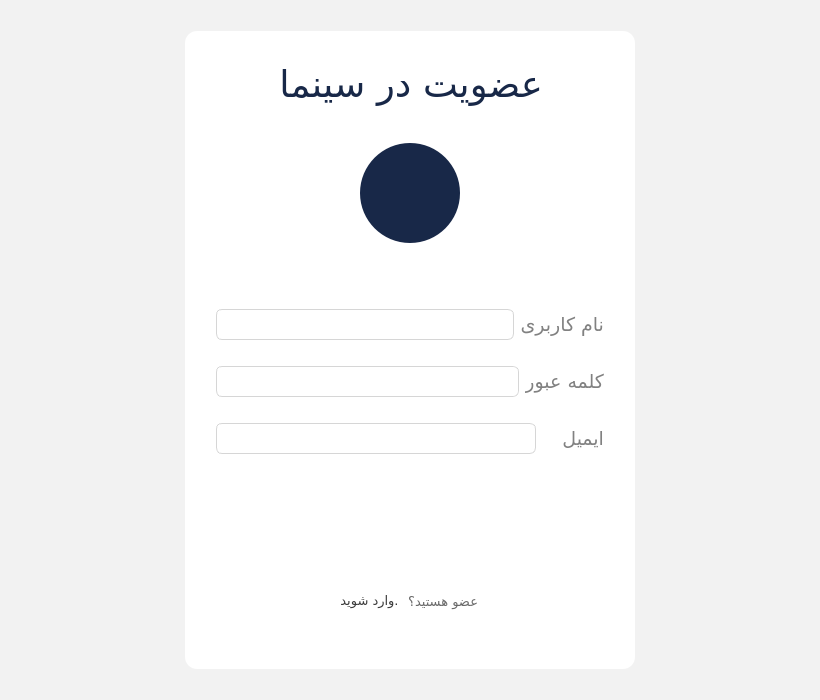
<?xml version="1.0" encoding="UTF-8"?>
<ui version="4.0">
 <class>MainWindow</class>
 <widget class="QMainWindow" name="MainWindow">
  <property name="geometry">
   <rect>
    <x>0</x>
    <y>0</y>
    <width>820</width>
    <height>700</height>
   </rect>
  </property>
  <property name="sizePolicy">
   <sizepolicy hsizetype="Preferred" vsizetype="Maximum">
    <horstretch>0</horstretch>
    <verstretch>0</verstretch>
   </sizepolicy>
  </property>
  <property name="windowTitle">
   <string>عضویت در سامانه</string>
  </property>
  <property name="windowIcon">
   <iconset resource="Resources.qrc">
    <normaloff>:/images/logo.svg</normaloff>:/images/logo.svg</iconset>
  </property>
  <property name="styleSheet">
   <string notr="true">#MainWindow{
	background-color: red;
}</string>
  </property>
  <widget class="QWidget" name="centralWidget">
   <property name="minimumSize">
    <size>
     <width>820</width>
     <height>0</height>
    </size>
   </property>
   <property name="font">
    <font>
     <family>B Yekan</family>
    </font>
   </property>
   <property name="styleSheet">
    <string notr="true">#centralWidget{
	background-color: #f2f2f2;
}
#section_center{
    background-color: white;
	border-radius: 12px;
}

#title{
	color: #182848;
}

#icon_wrapper{
	background-color: #182848;
	border-radius: 50px;
}
#icon{

}

#form{
	background-color: yellow;
}
#un_wrapper, #pw_wrapper, #email_wrapper{
	background-color: ;
}
#un_input, #pw_input, #email_input{
qlineargradient
	height: 45px;
	border: 1px solid #d6d6d6;
	outline: none;
	background-color: ;
	color: #182848;
	border-radius: 6px;
	text-align: right;
}
#pw_input{
	border: none;
}
#pw_vis_wrapper{
	border: 1px solid #d6d6d6;
	border-radius: 6px;
}
#un_label, #pw_label, #email_label{
	color: #818181;
}
#pw_visibility_btn{
	border: none;
	background-color: transparent;
}
#submit_btn{
	border: none;
	background-color: qlineargradient(x1:0, y1:0, x2:1, y2:1,
                stop:1 #182848, stop: 0.2 #4b6cb7, stop:1 #182848);
	border-radius: 10px;
	color: white;
}
#submit_btn:hover{
	background-color: qlineargradient(x1:0, y1:0, x2:1, y2:1,
                stop:1 #4b6cb7, stop: 0.2 #182848, stop:1 #4b6cb7);
}

#footer_span{
	color: rgb(105, 105, 105);
	margin-top: 2px;
	margin-left: -5px;
}
#footer_log_btn{
	outline: none;
    border: none;
    color: rgb(59, 59, 59);
}
#footer_log_btn:hover{
	color: #4b6cb7;
}</string>
   </property>
   <layout class="QVBoxLayout" name="verticalLayout">
    <item>
     <layout class="QHBoxLayout" name="horizontalLayout">
      <property name="topMargin">
       <number>20</number>
      </property>
      <property name="bottomMargin">
       <number>20</number>
      </property>
      <item>
       <widget class="QFrame" name="section_center">
        <property name="minimumSize">
         <size>
          <width>300</width>
          <height>30</height>
         </size>
        </property>
        <property name="maximumSize">
         <size>
          <width>450</width>
          <height>800</height>
         </size>
        </property>
        <property name="styleSheet">
         <string notr="true"/>
        </property>
        <layout class="QVBoxLayout" name="verticalLayout_3">
         <property name="topMargin">
          <number>20</number>
         </property>
         <property name="bottomMargin">
          <number>20</number>
         </property>
         <item>
          <widget class="QWidget" name="header" native="true">
           <property name="maximumSize">
            <size>
             <width>16777215</width>
             <height>150</height>
            </size>
           </property>
           <layout class="QHBoxLayout" name="horizontalLayout_2">
            <item>
             <spacer name="horizontalSpacer_2">
              <property name="orientation">
               <enum>Qt::Horizontal</enum>
              </property>
              <property name="sizeHint" stdset="0">
               <size>
                <width>40</width>
                <height>20</height>
               </size>
              </property>
             </spacer>
            </item>
            <item>
             <layout class="QVBoxLayout" name="title_wrapper">
              <property name="rightMargin">
               <number>0</number>
              </property>
              <item>
               <widget class="QLabel" name="title">
                <property name="font">
                 <font>
                  <family>B Yekan</family>
                  <pointsize>28</pointsize>
                 </font>
                </property>
                <property name="styleSheet">
                 <string notr="true"/>
                </property>
                <property name="text">
                 <string>عضویت در سینما</string>
                </property>
               </widget>
              </item>
             </layout>
            </item>
            <item>
             <spacer name="horizontalSpacer">
              <property name="orientation">
               <enum>Qt::Horizontal</enum>
              </property>
              <property name="sizeHint" stdset="0">
               <size>
                <width>40</width>
                <height>20</height>
               </size>
              </property>
             </spacer>
            </item>
           </layout>
          </widget>
         </item>
         <item>
          <layout class="QHBoxLayout" name="icon_box">
           <property name="topMargin">
            <number>20</number>
           </property>
           <property name="bottomMargin">
            <number>20</number>
           </property>
           <item>
            <widget class="QWidget" name="icon_wrapper" native="true">
             <property name="maximumSize">
              <size>
               <width>100</width>
               <height>100</height>
              </size>
             </property>
             <property name="styleSheet">
              <string notr="true"/>
             </property>
             <layout class="QVBoxLayout" name="verticalLayout_2">
              <property name="spacing">
               <number>6</number>
              </property>
              <property name="leftMargin">
               <number>0</number>
              </property>
              <property name="topMargin">
               <number>0</number>
              </property>
              <property name="rightMargin">
               <number>0</number>
              </property>
              <property name="bottomMargin">
               <number>0</number>
              </property>
              <item>
               <widget class="QLabel" name="icon">
                <property name="sizePolicy">
                 <sizepolicy hsizetype="Preferred" vsizetype="Preferred">
                  <horstretch>0</horstretch>
                  <verstretch>0</verstretch>
                 </sizepolicy>
                </property>
                <property name="minimumSize">
                 <size>
                  <width>100</width>
                  <height>100</height>
                 </size>
                </property>
                <property name="maximumSize">
                 <size>
                  <width>100</width>
                  <height>100</height>
                 </size>
                </property>
                <property name="styleSheet">
                 <string notr="true"/>
                </property>
                <property name="text">
                 <string/>
                </property>
                <property name="pixmap">
                 <pixmap resource="Resources.qrc">:/images/user2.png</pixmap>
                </property>
                <property name="scaledContents">
                 <bool>false</bool>
                </property>
               </widget>
              </item>
             </layout>
            </widget>
           </item>
          </layout>
         </item>
         <item>
          <layout class="QVBoxLayout" name="form">
           <property name="leftMargin">
            <number>20</number>
           </property>
           <property name="topMargin">
            <number>20</number>
           </property>
           <property name="rightMargin">
            <number>20</number>
           </property>
           <property name="bottomMargin">
            <number>20</number>
           </property>
           <item>
            <widget class="QWidget" name="un_wrapper" native="true">
             <property name="layoutDirection">
              <enum>Qt::RightToLeft</enum>
             </property>
             <layout class="QHBoxLayout" name="horizontalLayout_4">
              <property name="leftMargin">
               <number>0</number>
              </property>
              <property name="topMargin">
               <number>20</number>
              </property>
              <property name="rightMargin">
               <number>0</number>
              </property>
              <property name="bottomMargin">
               <number>0</number>
              </property>
              <item>
               <widget class="QLabel" name="un_label">
                <property name="font">
                 <font>
                  <family>B Yekan</family>
                  <pointsize>14</pointsize>
                 </font>
                </property>
                <property name="text">
                 <string>نام کاربری</string>
                </property>
               </widget>
              </item>
              <item>
               <widget class="QLineEdit" name="un_input">
                <property name="maximumSize">
                 <size>
                  <width>320</width>
                  <height>16777215</height>
                 </size>
                </property>
                <property name="font">
                 <font>
                  <family>B Yekan</family>
                  <pointsize>14</pointsize>
                 </font>
                </property>
               </widget>
              </item>
             </layout>
            </widget>
           </item>
           <item>
            <layout class="QHBoxLayout" name="pw_wrapper">
             <property name="topMargin">
              <number>20</number>
             </property>
             <item>
              <widget class="QFrame" name="pw_vis_wrapper">
               <property name="styleSheet">
                <string notr="true"/>
               </property>
               <property name="frameShape">
                <enum>QFrame::StyledPanel</enum>
               </property>
               <property name="frameShadow">
                <enum>QFrame::Raised</enum>
               </property>
               <layout class="QHBoxLayout" name="horizontalLayout_3">
                <property name="leftMargin">
                 <number>0</number>
                </property>
                <property name="topMargin">
                 <number>0</number>
                </property>
                <property name="rightMargin">
                 <number>0</number>
                </property>
                <property name="bottomMargin">
                 <number>0</number>
                </property>
                <item>
                 <widget class="QPushButton" name="pw_visibility_btn">
                  <property name="cursor">
                   <cursorShape>PointingHandCursor</cursorShape>
                  </property>
                  <property name="text">
                   <string/>
                  </property>
                  <property name="icon">
                   <iconset resource="Resources.qrc">
                    <normaloff>:/images/eye-icon.png</normaloff>:/images/eye-icon.png</iconset>
                  </property>
                  <property name="iconSize">
                   <size>
                    <width>20</width>
                    <height>20</height>
                   </size>
                  </property>
                 </widget>
                </item>
                <item>
                 <widget class="QLineEdit" name="pw_input">
                  <property name="maximumSize">
                   <size>
                    <width>320</width>
                    <height>16777215</height>
                   </size>
                  </property>
                  <property name="font">
                   <font>
                    <family>B Yekan</family>
                    <pointsize>14</pointsize>
                   </font>
                  </property>
                  <property name="echoMode">
                   <enum>QLineEdit::Password</enum>
                  </property>
                 </widget>
                </item>
               </layout>
              </widget>
             </item>
             <item>
              <widget class="QLabel" name="pw_label">
               <property name="font">
                <font>
                 <family>B Yekan</family>
                 <pointsize>14</pointsize>
                </font>
               </property>
               <property name="text">
                <string>کلمه عبور</string>
               </property>
              </widget>
             </item>
            </layout>
           </item>
           <item>
            <layout class="QHBoxLayout" name="email_wrapper">
             <property name="topMargin">
              <number>20</number>
             </property>
             <item>
              <widget class="QLineEdit" name="email_input">
               <property name="maximumSize">
                <size>
                 <width>320</width>
                 <height>16777215</height>
                </size>
               </property>
               <property name="font">
                <font>
                 <family>B Yekan</family>
                 <pointsize>14</pointsize>
                </font>
               </property>
               <property name="autoFillBackground">
                <bool>false</bool>
               </property>
               <property name="inputMethodHints">
                <set>Qt::ImhEmailCharactersOnly</set>
               </property>
              </widget>
             </item>
             <item>
              <widget class="QLabel" name="email_label">
               <property name="font">
                <font>
                 <family>B Yekan</family>
                 <pointsize>14</pointsize>
                </font>
               </property>
               <property name="text">
                <string>ایمیل</string>
               </property>
              </widget>
             </item>
            </layout>
           </item>
           <item>
            <widget class="QWidget" name="btn_wrapper" native="true">
             <layout class="QHBoxLayout" name="_2">
              <property name="leftMargin">
               <number>0</number>
              </property>
              <property name="topMargin">
               <number>20</number>
              </property>
              <property name="rightMargin">
               <number>0</number>
              </property>
              <property name="bottomMargin">
               <number>20</number>
              </property>
              <item alignment="Qt::AlignVCenter">
               <widget class="QPushButton" name="submit_btn">
                <property name="minimumSize">
                 <size>
                  <width>0</width>
                  <height>50</height>
                 </size>
                </property>
                <property name="maximumSize">
                 <size>
                  <width>16777215</width>
                  <height>16777215</height>
                 </size>
                </property>
                <property name="font">
                 <font>
                  <family>B Yekan</family>
                  <pointsize>16</pointsize>
                 </font>
                </property>
                <property name="cursor">
                 <cursorShape>PointingHandCursor</cursorShape>
                </property>
                <property name="styleSheet">
                 <string notr="true"/>
                </property>
                <property name="text">
                 <string>ثبت نام</string>
                </property>
                <property name="autoDefault">
                 <bool>false</bool>
                </property>
               </widget>
              </item>
             </layout>
            </widget>
           </item>
          </layout>
         </item>
         <item>
          <layout class="QHBoxLayout" name="footer">
           <property name="leftMargin">
            <number>0</number>
           </property>
           <property name="topMargin">
            <number>10</number>
           </property>
           <property name="rightMargin">
            <number>0</number>
           </property>
           <item>
            <spacer name="horizontalSpacer_3">
             <property name="orientation">
              <enum>Qt::Horizontal</enum>
             </property>
             <property name="sizeHint" stdset="0">
              <size>
               <width>40</width>
               <height>20</height>
              </size>
             </property>
            </spacer>
           </item>
           <item>
            <layout class="QHBoxLayout" name="footer_wrapper">
             <property name="topMargin">
              <number>5</number>
             </property>
             <property name="bottomMargin">
              <number>5</number>
             </property>
             <item>
              <widget class="QPushButton" name="footer_log_btn">
               <property name="font">
                <font>
                 <family>B Yekan</family>
                 <pointsize>10</pointsize>
                </font>
               </property>
               <property name="cursor">
                <cursorShape>PointingHandCursor</cursorShape>
               </property>
               <property name="layoutDirection">
                <enum>Qt::RightToLeft</enum>
               </property>
               <property name="text">
                <string>وارد شوید.</string>
               </property>
               <property name="default">
                <bool>false</bool>
               </property>
              </widget>
             </item>
             <item>
              <widget class="QLabel" name="footer_span">
               <property name="font">
                <font>
                 <family>B Yekan</family>
                 <pointsize>10</pointsize>
                </font>
               </property>
               <property name="text">
                <string>عضو هستید؟ </string>
               </property>
              </widget>
             </item>
            </layout>
           </item>
           <item>
            <spacer name="horizontalSpacer_4">
             <property name="orientation">
              <enum>Qt::Horizontal</enum>
             </property>
             <property name="sizeHint" stdset="0">
              <size>
               <width>40</width>
               <height>20</height>
              </size>
             </property>
            </spacer>
           </item>
          </layout>
         </item>
         <item>
          <spacer name="verticalSpacer">
           <property name="orientation">
            <enum>Qt::Vertical</enum>
           </property>
           <property name="sizeHint" stdset="0">
            <size>
             <width>20</width>
             <height>40</height>
            </size>
           </property>
          </spacer>
         </item>
        </layout>
       </widget>
      </item>
     </layout>
    </item>
   </layout>
  </widget>
 </widget>
 <layoutdefault spacing="6" margin="11"/>
 <resources>
  <include location="Resources.qrc"/>
 </resources>
 <connections/>
</ui>
